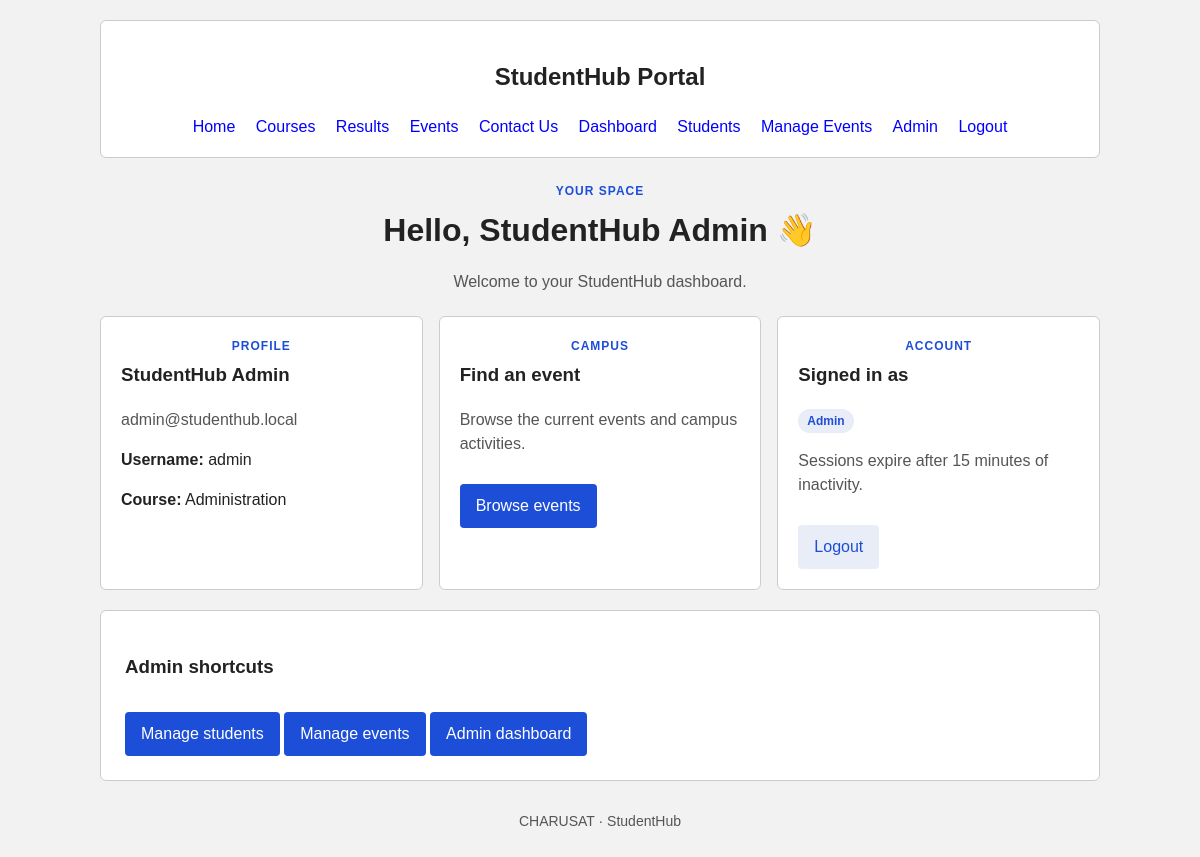
/dashboard.php (signed in), run on the app's committed database.
### tables this page shows
CREATE TABLE IF NOT EXISTS users (
 id INT UNSIGNED AUTO_INCREMENT PRIMARY KEY,
 name VARCHAR(100) NOT NULL,
 email VARCHAR(190) NOT NULL UNIQUE,
 username VARCHAR(60) NOT NULL UNIQUE,
 password_hash VARCHAR(255) NOT NULL,
 role ENUM('admin','student') NOT NULL DEFAULT 'student',
 course VARCHAR(100) DEFAULT '',
 last_login DATETIME NULL,
 created_at TIMESTAMP DEFAULT CURRENT_TIMESTAMP
);

### includes/functions.php (called while the page is built, shortened)
<?php
function e($value): string {
    return htmlspecialchars((string)$value, ENT_QUOTES | ENT_SUBSTITUTE, 'UTF-8');
}
function is_logged_in(): bool {
    return isset($_SESSION['user_id']);
}
function is_admin(): bool {
    return is_logged_in() && ($_SESSION['role'] ?? '') === 'admin';
}

### dashboard.php (the view, shortened to what this page needs)
<?php
require_once __DIR__ . '/includes/init.php'; require_login();
$stmt = $conn->prepare('SELECT name,email,username,course,last_login FROM users WHERE id = ?');
$stmt->bind_param('i', $_SESSION['user_id']); $stmt->execute(); $profile = $stmt->get_result()->fetch_assoc(); $stmt->close();
include __DIR__ . '/includes/header.php';
?>
<div class="page-heading"><p class="eyebrow">YOUR SPACE</p><h1>Hello, <?= e($_SESSION['name']) ?> 👋</h1><p class="muted">Welcome to your StudentHub dashboard.</p></div>
<div class="grid-3">
  <div class="card"><p class="eyebrow">PROFILE</p><h3><?= e($profile['name']) ?></h3><p class="muted"><?= e($profile['email']) ?></p><p><b>Username:</b> <?= e($profile['username']) ?></p><p><b>Course:</b> <?= e($profile['course'] ?: 'Not set') ?></p></div>
  <div class="card"><p class="eyebrow">CAMPUS</p><h3>Find an event</h3><p class="muted">Browse the current events and campus activities.</p><a class="btn" href="events.php">Browse events</a></div>
  <div class="card"><p class="eyebrow">ACCOUNT</p><h3>Signed in as</h3><p><span class="pill"><?= e(ucfirst($_SESSION['role'])) ?></span></p><p class="muted">Sessions expire after 15 minutes of inactivity.</p><a class="btn btn-light" href="logout.php">Logout</a></div>
</div>
<?php if (is_admin()): ?><div class="panel" style="margin-top:20px"><h3>Admin shortcuts</h3><a class="btn" href="students.php">Manage students</a> <a class="btn" href="admin_events.php">Manage events</a> <a class="btn" href="admin.php">Admin dashboard</a></div><?php endif; ?>
<?php include __DIR__ . '/includes/footer.php'; ?>

### backend.css (style rules this page uses)
* { box-sizing:border-box }
body { font-family:Arial,sans-serif;background:#f2f2f2;color:#222;margin:0;padding:20px;line-height:1.5 }
.panel { max-width:700px;margin:24px auto;padding:24px;background:#fff;border:1px solid #ccc;border-radius:6px }
h1,h2 { text-align:center }
button,.btn { display:inline-block;background:#1d4ed8;color:white;border:0;border-radius:4px;padding:10px 16px;cursor:pointer;text-decoration:none;font:inherit;margin-top:12px }
.muted { color:#555 }
.container .panel { max-width:none;margin:0 0 20px }
.eyebrow { color:#1d4ed8;font-weight:bold;font-size:12px;letter-spacing:1px;margin:0 0 6px;text-align:center }
.page-heading { text-align:center;margin:8px 0 22px }
.page-heading h1 { margin:0 0 6px }
.card { background:#fff;border:1px solid #ccc;border-radius:6px;padding:20px }
.card h3 { margin-top:0 }
.grid-3 { display:grid;grid-template-columns:repeat(3,1fr);gap:16px }
.btn-light { background:#e8edf7;color:#1d4ed8 }
.pill { display:inline-block;background:#e8edf7;color:#1d4ed8;font-size:12px;font-weight:bold;padding:3px 9px;border-radius:12px }

### data on the page
users: name "StudentHub Admin", email "admin@studenthub.local", username "admin", course "Administration"

### other printed values
$_SESSION['name'] "StudentHub Admin"
$_SESSION['role'] "Admin"
